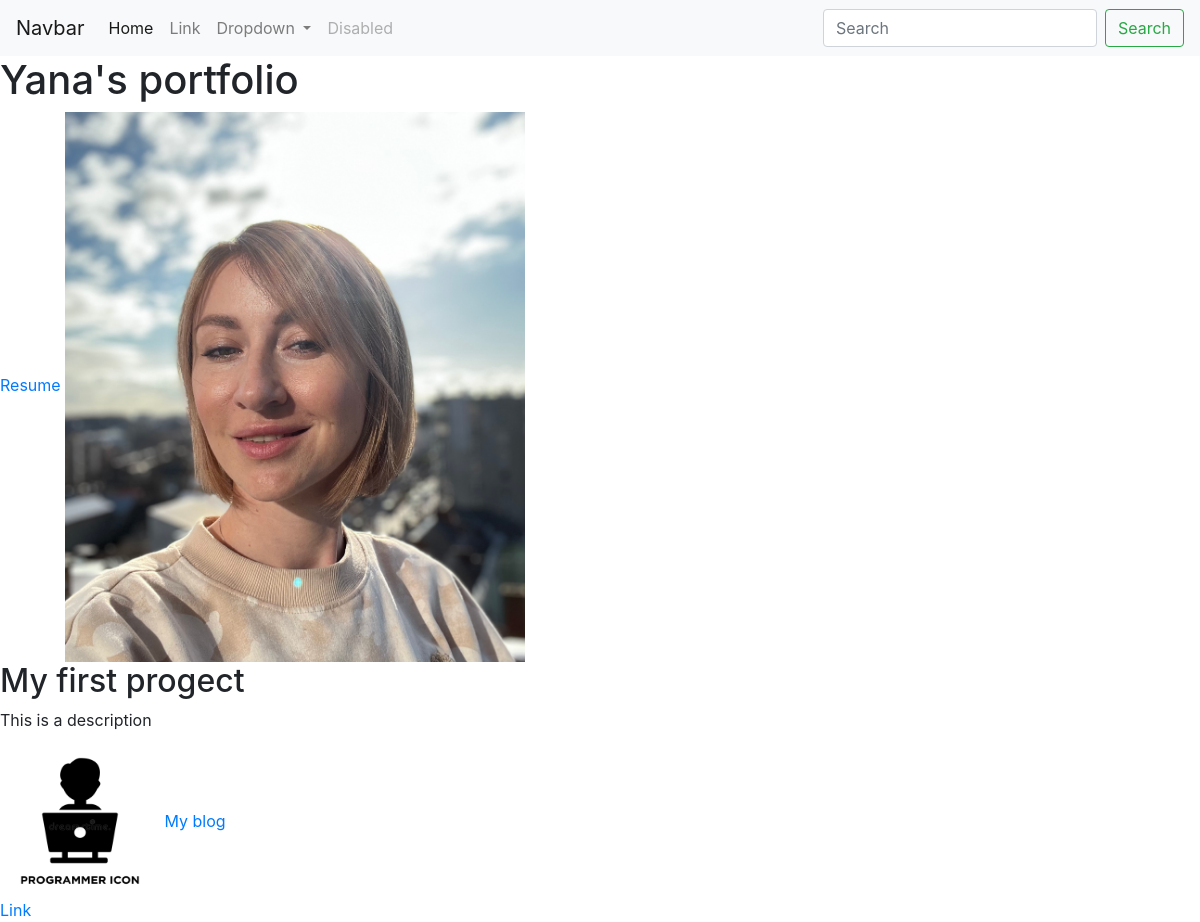
The page / on the database its author committed.
### portfolio/models.py (models this page shows, shortened)
class Project(models.Model):
    title = models.CharField(max_length=80)
    description = models.CharField(max_length=250)
    image = models.ImageField(upload_to='portfolio/images/')
    url = models.URLField(blank=True)

### portfolio/views.py (the view)
# urls.py: 2. Add a URL to urlpatterns:  path('', views.home, name='home')
def home(request):
    projects = Project.objects.all()
    return render(request, 'portfolio/home.html', {'projects':projects})

### portfolio/templates/portfolio/home.html (shortened to what this page needs)
<!doctype html>
<html lang="en">
  <head>
    <link rel="stylesheet" href="https://cdn.jsdelivr.net/npm/bootstrap@4.4.1/dist/css/bootstrap.min.css">
  </head>
  <body>
  <nav class="navbar navbar-expand-lg navbar-light bg-light">
  <a class="navbar-brand" href="#">Navbar</a>
  <div class="collapse navbar-collapse" id="navbarSupportedContent">
    <ul class="navbar-nav mr-auto">
      <li class="nav-item active">
        <a class="nav-link" href="#">Home <span class="sr-only">(current)</span></a>
      </li>
      <li class="nav-item">
        <a class="nav-link" href="#">Link</a>
      </li>
      <li class="nav-item dropdown">
        <a class="nav-link dropdown-toggle" href="#" id="navbarDropdown" role="button" data-toggle="dropdown" aria-haspopup="true" aria-expanded="false">
          Dropdown
        </a>
      </li>
      <li class="nav-item">
        <a class="nav-link disabled" href="#" tabindex="-1" aria-disabled="true">Disabled</a>
      </li>
    </ul>
    <form class="form-inline my-2 my-lg-0">
      <input class="form-control mr-sm-2" type="search" placeholder="Search" aria-label="Search">
      <button class="btn btn-outline-success my-2 my-sm-0" type="submit">Search</button>
    </form>
  </div>
</nav>
   <h1>Yana's portfolio</h1>
{% load static %}
<a href="{% static 'portfolio/ALX.pdf' %}">Resume</a>
<img src="{% static 'portfolio/IMG_0395.jpg' %} "width="460", height="550">
{% for project in projects %}
<h2> {{ project.title }} </h2>
<p> {{ project.description }} </p>
<img src="{{ project.image.url }}"width="160", height="150">
{% if project.url %}
<a href=" {% url 'blog:all_blogs' %}">My blog</a>
<br><a href="{{ project.url }}">Link</a>
{% endif %}
{% endfor %}
  </body>
</html>
<!DOCTYPE html>
<html lang="en">
<head>
</head>
<body>
<link rel="stylesheet" href="https://cdn.jsdelivr.net/npm/bootstrap@4.6.1/dist/css/bootstrap.min.css">
</body>
</html>

### rows shown on the page
Project: title "My first progect", description "This is a description", image (picture)
